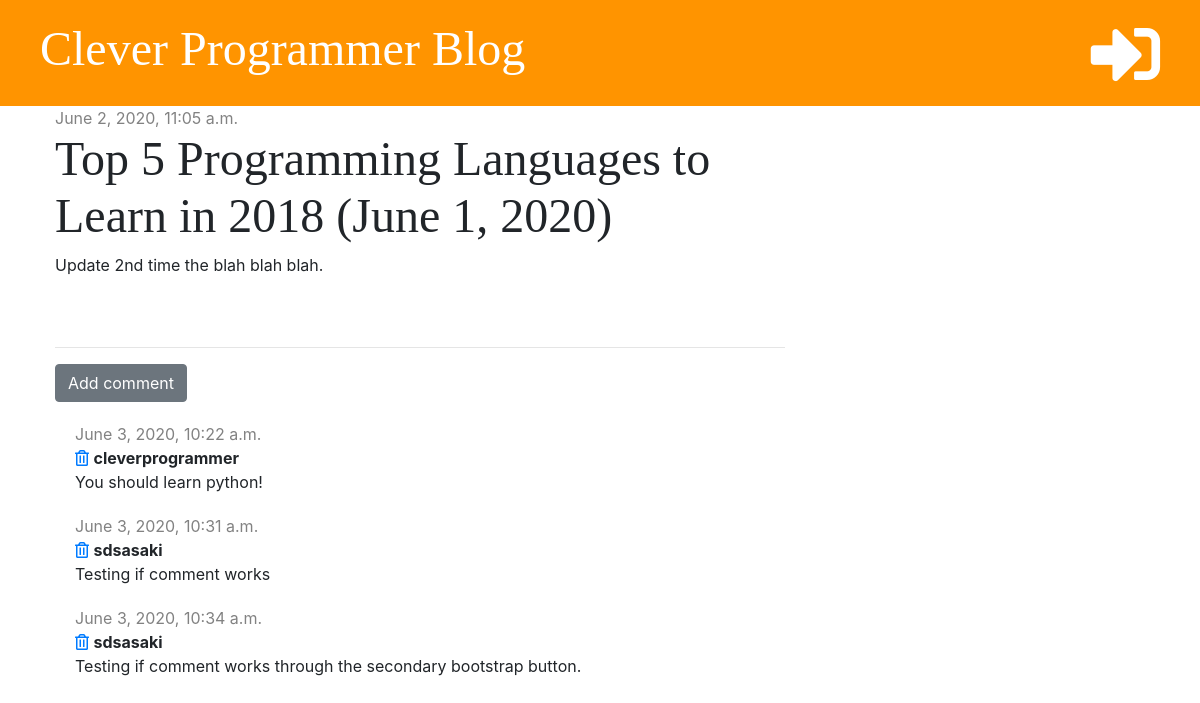
Before: /post/2/ with the older database file.
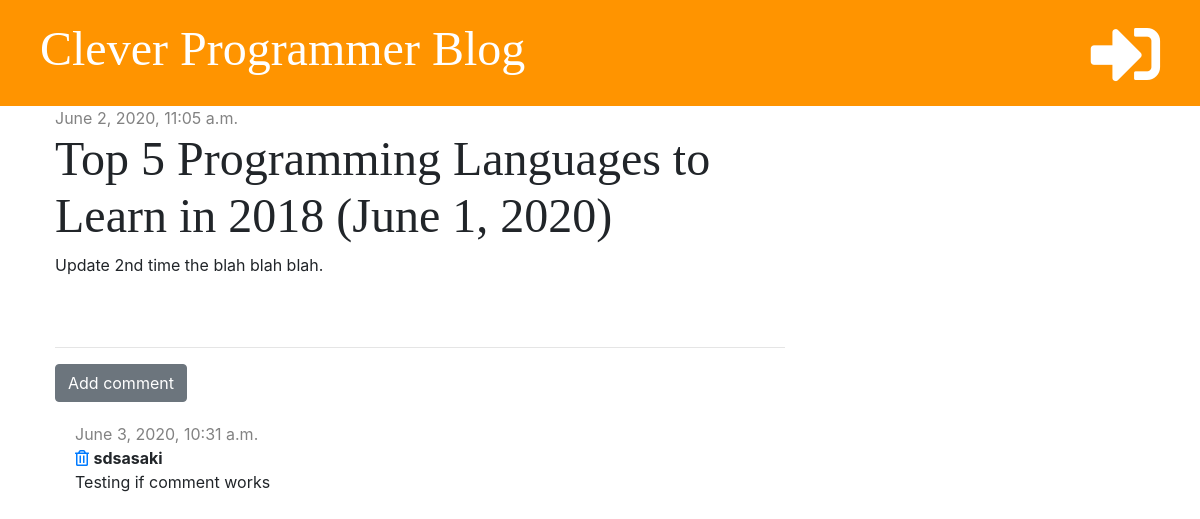
After: the same page with the newer database file.
### blog/models.py (models this page shows, shortened)
class Post(models.Model):
    author = models.ForeignKey('auth.User', on_delete=models.CASCADE)
    title = models.CharField(max_length=200)
    text = models.TextField()
    created_date = models.DateTimeField(default=timezone.now())
    published_date = models.DateTimeField(blank=True, null=True)

class Comment(models.Model):
    post = models.ForeignKey('blog.Post', on_delete=models.CASCADE, related_name='comments')
    author = models.CharField(max_length=200)
    text = models.TextField()
    created_date = models.DateTimeField(default=timezone.now)

### blog/views.py (the view)
# urls.py: path('post/<int:pk>/', views.post_detail, name='post_detail'),
def post_detail(request, pk):
    post = get_object_or_404(Post, pk=pk)
    stuff_for_frontend = {'post': post}
    return render(request, 'blog/post_detail.html', stuff_for_frontend)

### blog/templates/blog/post_detail.html (shortened to what this page needs)
{% extends 'blog/base.html' %}
{% block content %}
    <div class="post">
        {% if post.published_date %}
            <div class="date">
                {{ post.published_date }}
            </div>
        {% else %}
            <a href="{%  url 'post_publish' pk=post.pk %}" class="btn btn-primary">Publish</a>
        {% endif %}
        <h1>{{ post.title }}</h1>
        <p>{{ post.text | linebreaksbr }}</p>
    </div>
    <hr>
    <a href="{% url 'add_comment_to_post' pk=post.pk %}" class="btn btn-secondary">Add comment</a>
    {% for comment in post.comments.all %}
        <div class="comment">
            <div class="date">
                {{ comment.created_date }}
            </div>
            <a href="{% url 'comment_remove' pk=comment.pk %}"><i class="far fa-trash-alt"></i></a>
            <strong>{{ comment.author }}</strong>
            <p>{{ comment.text }}</p>
        </div>
        {% empty %}
            <p>No comments yet...</p>
    {% endfor %}
{% endblock %}

### blog/templates/blog/base.html (shortened to what this page needs)
<!DOCTYPE html>
{% load static %}
<html lang="en">
<head>
    <link rel="stylesheet" href="https://stackpath.bootstrapcdn.com/bootstrap/4.1.3/css/bootstrap.min.css">
    <link rel="stylesheet" href="{% static 'css/blog.css' %}">
    <link rel="stylesheet" href="//use.fontawesome.com/releases/v5.2.0/css/all.css">
</head>
<body>
    <div class="page-header">
        {% if user.is_authenticated %}
            <a href="{% url 'post_draft_list' %}" class="top-menu"><i class="fab fa-firstdraft fa-2x"></i></a>
            <a href="{% url 'post_new' %}" class="top-menu"><i class="fas fa-plus fa-2x"></i></a>
            <p class="top-menu">Hello, {{ user.username }} <small>(<a href="{% url 'logout' %}">Log out</a>)</small></p>
        {% else %}
            <a href="{% url 'login' %}" class="top-menu"><i class="fas fa-sign-in-alt fa-2x"></i></a>
        {% endif %}
        <h1><a href="{% url 'post_list' %}">Clever Programmer Blog</a></h1>
    </div>
    <div class="content container">
        <div class="row">
            <div class="col-md-8">
                {% block content %}
                {% endblock %}
            </div>
        </div>
    </div>
</body>
</html>

### blog/static/css/blog.css (style rules this page uses)
.page-header { background-color: #ff9400; margin-top: 0; padding: 20px 20px 20px 40px; }
.page-header h1, .page-header h1 a { color: #ffffff; font-size: 36pt; text-decoration: none; }
.content { margin-left: 40px; }
h1, h2, h3, h4 { font-family: 'Tangerine', 'Inconsolata', 'Droid Sans', serif; font-size: 48px; }
.date { color: #828282; }
.post { margin-bottom: 70px; }
.top-menu, .top-menu:hover { color: #ffffff; float: right; font-size: 26pt; margin-right: 20px; }
.comment { margin: 20px 0px 20px 20px; }

Changed rows visible on the page:
removed Comment: created_date "June 3, 2020, 10:22 a.m.", author "cleverprogrammer", text "You should learn python!"
removed Comment: created_date "June 3, 2020, 10:34 a.m.", author "sdsasaki", text "Testing if comment works through the secondary bootstrap button."
